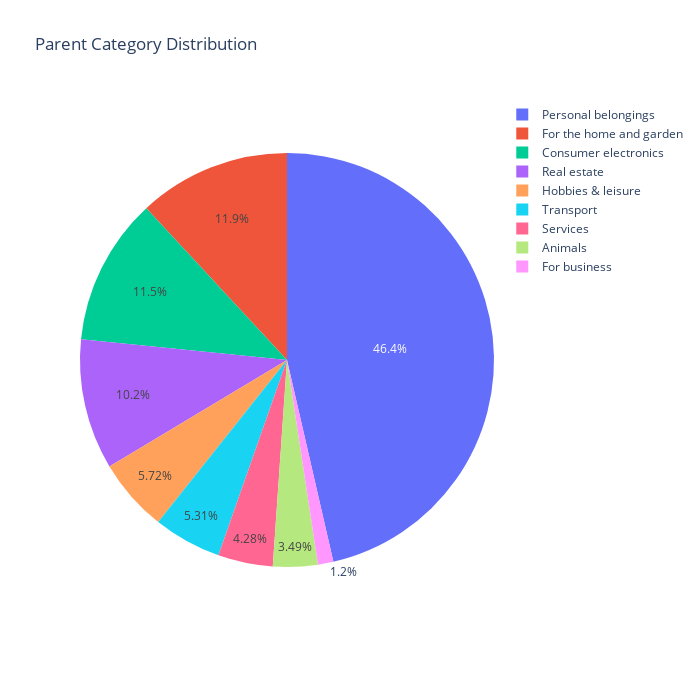

Notebook cell for this chart:
### Markdown cell above
#### A. Directly visualize how the category distributes

### Code cell
create_pie('parent_category_name_en', 'Parent Category', train_df)

### Figure 1 — Plotly figure (JSON) as saved in the notebook; plotly's stock layout.template omitted (floating-point values rounded to 4 significant figures)
{"data": [{"labels": ["Personal belongings", "For the home and garden", "Consumer electronics", "Real estate", "Hobbies & leisure", "Transport", "Services", "Animals", "For business"], "type": "pie", "values": [46.4, 11.89, 11.51, 10.19, 5.721, 5.31, 4.283, 3.49, 1.202]}], "layout": {"height": 700, "title": {"text": "Parent Category Distribution"}, "width": 700}}
